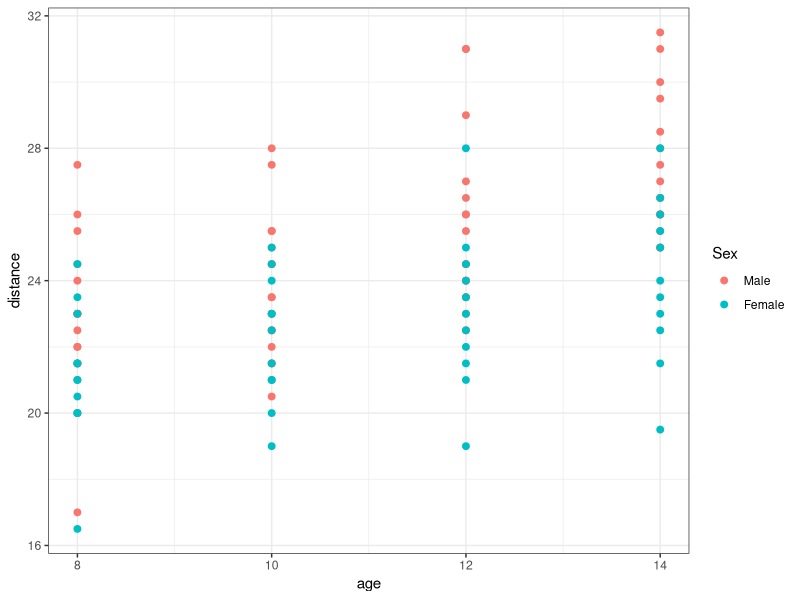
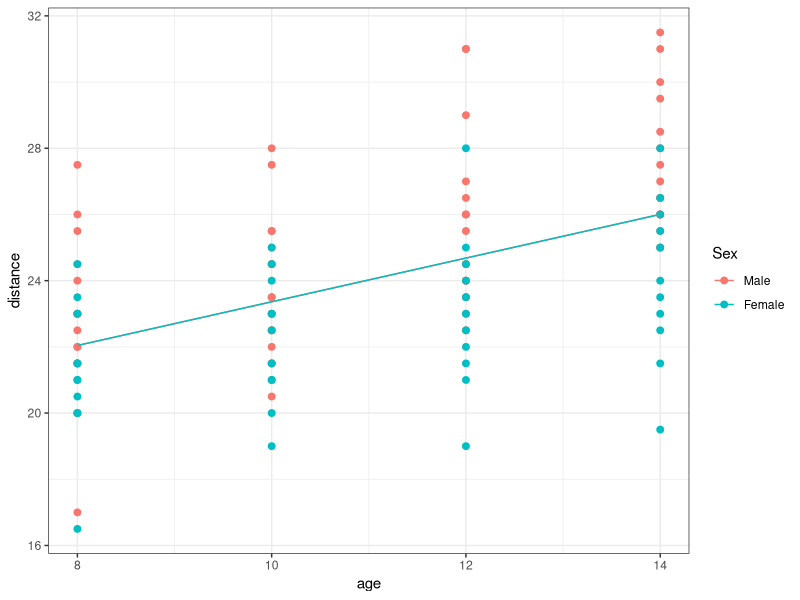
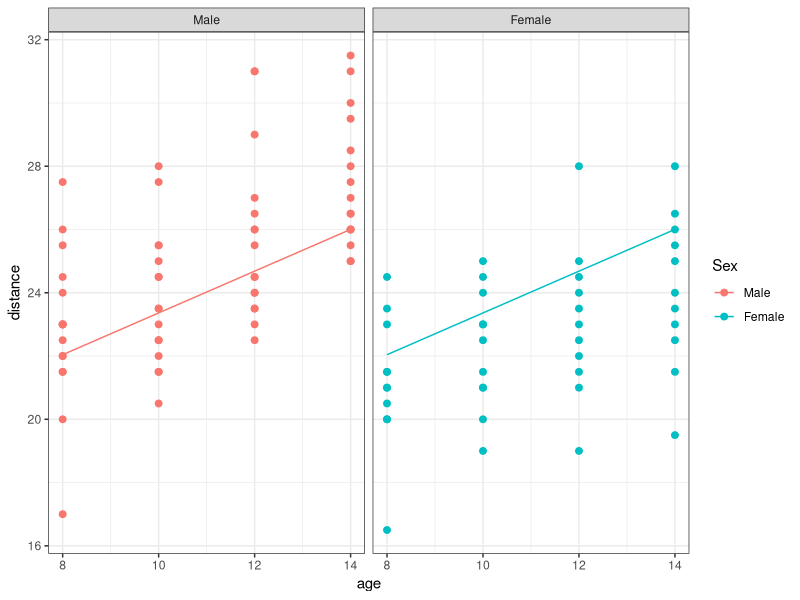
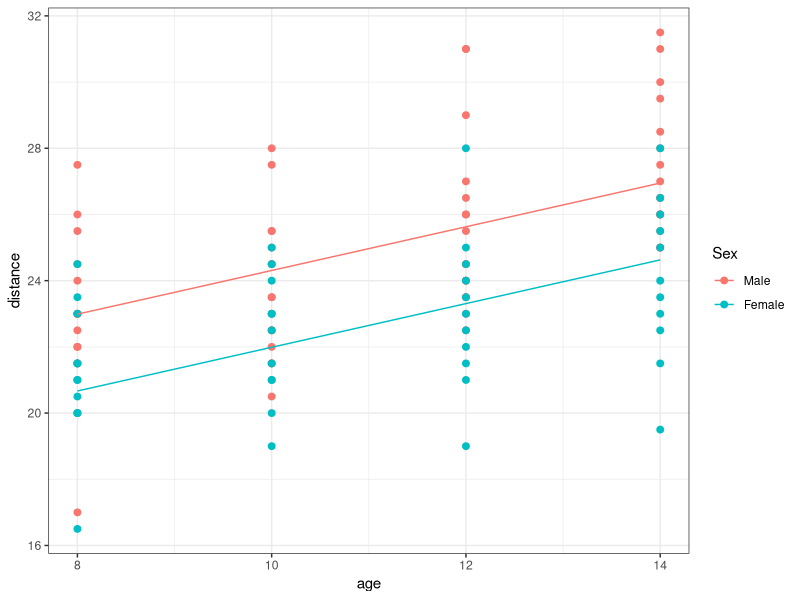
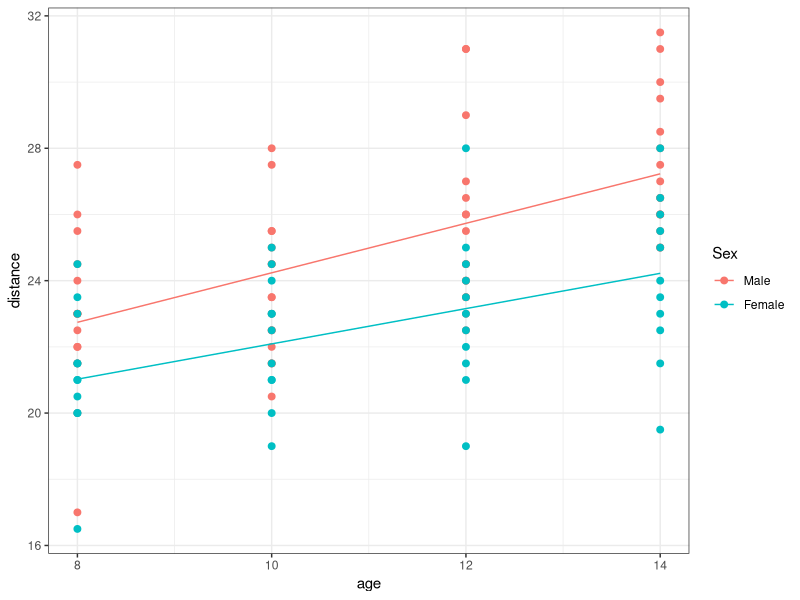
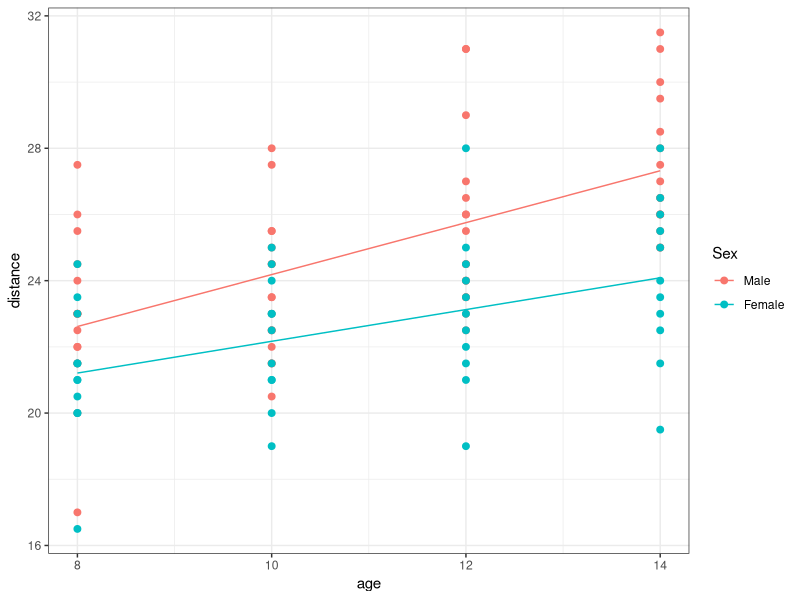
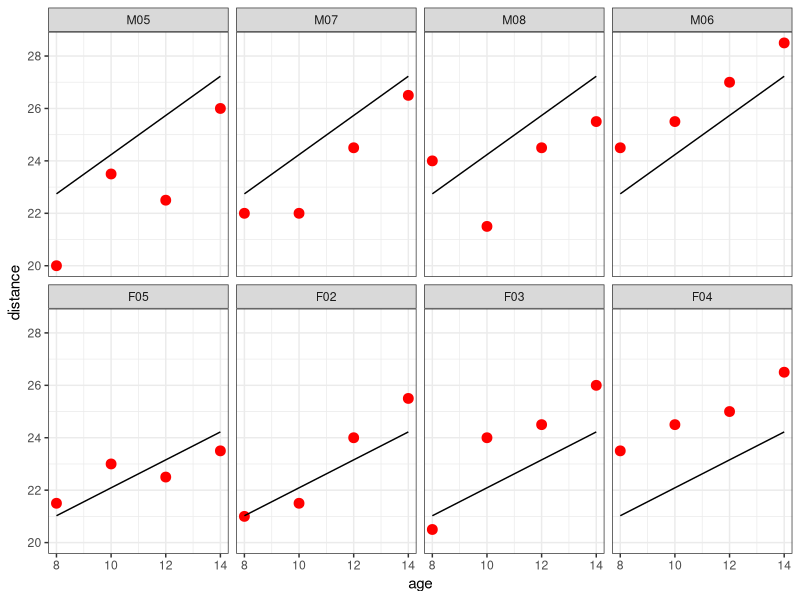
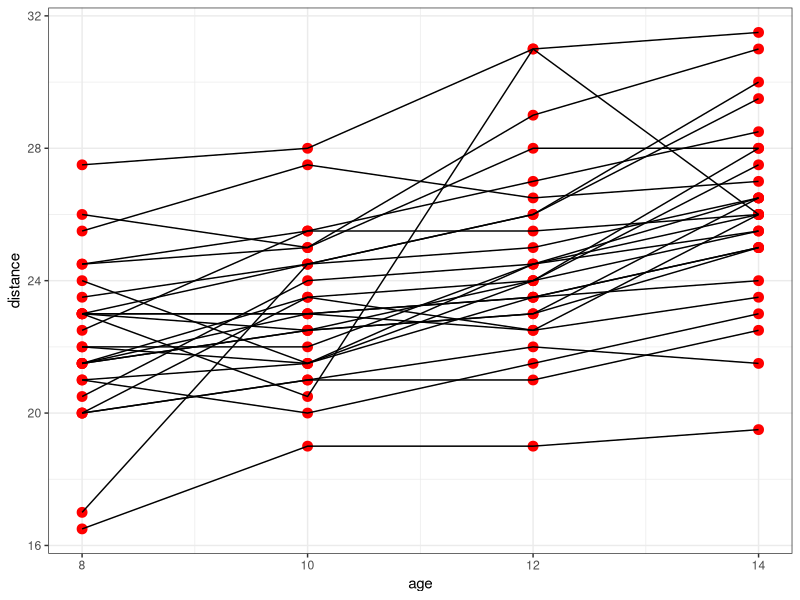

Write R code to recreate these figures, in order.
## ---- chunk 1
library(tidyverse)
library(lattice)
library(lme4)
library(nlme)
theme_set(theme_bw())
## ---- chunk 2
data("Orthodont", package = "nlme")
Orthodont %>% rmarkdown::paged_table()
## ---- chunk 3
#| code-fold: true
orthodont_plot <- Orthodont %>% 
  ggplot() + aes(x = age, y = distance, color = Sex) + geom_point(size = 2)
orthodont_plot
## ---- chunk 4
lm1 <- lm(distance~age, data=Orthodont)
summary(lm1)
## ---- chunk 5
#| code-fold: true
orthodont_plot + geom_line(aes(x = age, y = predict(lm1)))
## ---- chunk 6
#| code-fold: true
orthodont_plot + geom_line(aes(x = age, y = predict(lm1))) + facet_grid( ~ Sex )
## ---- chunk 7
lm2 <- lm(distance~age+Sex, data=Orthodont)
summary(lm2)
Orthodont$pred_lm2 <- predict(lm2)
## ---- chunk 8
#| code-fold: true
orthodont_plot +   
  geom_line(aes(x = age, y = predict(lm2)))
## ---- chunk 9
lm3 <- lm(distance~age:Sex , data=Orthodont)
summary(lm3)
Orthodont$pred_lm3 <- predict(lm3)
## ---- chunk 10
#| code-fold: true
orthodont_plot + geom_line(aes(x = age, y = predict(lm3)))
## ---- chunk 11
lm4 <- lm(distance ~ age:Sex + Sex, data = Orthodont)
summary(lm4)
Orthodont$pred_lm4 <- predict(lm4)
## ---- chunk 12
#| code-fold: true
orthodont_plot + geom_line(aes(x = age, y = predict(lm4)))
## ---- chunk 13
C <- crossprod(model.matrix(lm4))
C / sqrt(outer(diag(C), diag(C)))
## ---- chunk 14
summary(lm(distance ~ age , data = subset(Orthodont, Sex == "Male")))
## ---- chunk 15
lm4b <- lm(distance~age*Sex, data=Orthodont)
summary(lm4b)
## ---- chunk 16
cbind(head(predict(lm4)), head(predict(lm4b)))
## ---- chunk 17
BIC(lm1,lm2,lm3, lm4)
## ---- chunk 18
#| code-fold: true
selected <- c(paste0("M0",5:8),paste0("F0",2:5))
Orthodont_selected <- filter(Orthodont, Subject %in% selected)
Orthodont_selected %>% 
  ggplot() + geom_point(aes(x = age,y = distance), color="red", size=3) + 
  geom_line(aes(x = age, y = predict(lm3, newdata=Orthodont_selected))) + facet_wrap(~Subject, nrow=2) 
## ---- chunk 19
#| code-fold: true
ggplot(data = Orthodont) + geom_point(aes(x = age, y=distance), color="red", size=3)  + 
  geom_line(aes(x=age,y=distance,group=Subject)) # +  facet_grid(~Sex) 
## ---- chunk 20
lmem <- lmer(distance ~ age + (age|Subject), data = Orthodont) 
summary(lmem)
## ---- chunk 21
psi.pop <- fixef(lmem)
## ---- chunk 22
Omega <- VarCorr(lmem)$Subject[,]
## ---- chunk 23
sigma2 <- sigma(lmem)^2
## ---- chunk 24
coef(lmem)$Subject[selected, ]
## ---- chunk 25
Orthodont_i <- filter(Orthodont, Subject=="M05")
y_i <- Orthodont_i$distance
A_i <- cbind(1, Orthodont_i$age)
i_O <- solve(Omega)
Gamma_i <- solve(crossprod(A_i) /sigma2 + i_O)
mu_i <- Gamma_i %*% ( crossprod(A_i, y_i) /sigma2 + i_O %*% fixef(lmem))
mu_i
## ---- chunk 26
#| code-fold: true
Orthodont$pred_lmem <- fitted(lmem)
Orthodont %>% filter(Subject %in% selected) %>% 
  ggplot() + geom_point(aes(x = age, y = distance), color="red", size=3) + 
  geom_line(aes(x = age, y = pred_lmem)) + facet_wrap(~ Subject, ncol=4) 
## ---- chunk 27
filter(Orthodont, Subject == "M05")
## ---- chunk 28
mu_i[1] + mu_i[2]*c(8,10,12,14)
## ---- chunk 29
lmer(distance ~ age + (age|Subject), data = Orthodont, REML = FALSE) 
## ---- chunk 30
lmer(distance ~ age + (age || Subject), data = Orthodont) 
## ---- chunk 31
lmer(distance ~ age + (1|  Subject), data = Orthodont) 
## ---- chunk 32
lmer(distance ~ Sex + age:Sex + (1 | Subject), data = Orthodont) 
## ---- chunk 33
lmer(distance ~ age:Sex  + (0 + age | Subject), data = Orthodont) 
## ---- chunk 34
lmer(distance ~ age + (-1 + Sex|Subject), data = Orthodont)
## ---- chunk 35
m1  <- lm(distance ~ age , data=Orthodont) 
m2  <- lm(distance ~ Sex + age , data=Orthodont) 
m3  <- lm(distance ~ 1 + age:Sex , data=Orthodont) 
m4  <- lm(distance ~ Sex + age:Sex , data=Orthodont) 
m5  <- lmer(distance ~ age + (1|Subject) , data=Orthodont) 
m6  <- lmer(distance ~ Sex + age + (1|Subject) , data=Orthodont) 
m7  <- lmer(distance ~ 1 + age:Sex + (1|Subject) , data=Orthodont) 
m8  <- lmer(distance ~ Sex + age:Sex + (1|Subject) , data=Orthodont) 
m9  <- lmer(distance ~ age + (-1+age|Subject) , data=Orthodont) 
m10 <- lmer(distance ~ Sex + age + (-1+age|Subject) , data=Orthodont) 
m11 <- lmer(distance ~ 1 + age:Sex + (-1+age|Subject) , data=Orthodont) 
m12 <- lmer(distance ~ Sex + age:Sex + (-1+age|Subject) , data=Orthodont) 
m13 <- lmer(distance ~ age + (age|Subject) , data=Orthodont) 
m14 <- lmer(distance ~ Sex + age + (age|Subject) , data=Orthodont) 
m15 <- lmer(distance ~ 1 + age:Sex + (age|Subject) , data=Orthodont) 
m16 <- lmer(distance ~ Sex + age:Sex + (age|Subject) , data=Orthodont) 
## ---- chunk 36
BIC(m1,m2,m3,m4,m5,m6,m7,m8,m9,m10,m11,m12,m13,m14,m15,m16)
## ---- chunk 37
Orthodont$pred_final <- fitted(m7)
Orthodont %>% 
  ggplot() + geom_point(aes(x = age, y = distance), color="red", size=2) + 
  geom_line(aes(x = age, y = pred_final)) + facet_wrap(~Subject, ncol=5) 
## ---- chunk 38
confint(m7)
## ---- chunk 39
confint(m7, method="boot")
## ---- chunk 40
dotplot(ranef(m7, condVar=TRUE), strip=FALSE)
## ---- chunk 41
data(Rail, package = "nlme")
Rail$Rail <- factor(Rail$Rail, level = unique(Rail$Rail), ordered = FALSE)
## ---- chunk 42
lm.rail <- lm(travel ~ 0 + Rail, data = Rail)
## ---- chunk 43
coef(lm.rail)
## ---- chunk 44
Rail %>% group_by(Rail) %>%  summarize(mean = mean(travel))
## ---- chunk 45
lme.rail <- lmer(travel ~ 1 + (1 | Rail), data = Rail)
## ---- chunk 46
mean(Rail$travel)
## ---- chunk 47
coef(lme.rail)
## ---- chunk 48
ni <- 3
omega2_hat <- VarCorr(lme.rail)$Rail[1]
sigma2_hat <- attr(VarCorr(lme.rail)[],"sc")^2
mu_hat <- fixed.effects(lme.rail)
yi_hat <- 
  Rail %>% group_by(Rail) %>% summarize(mean_rail = mean(travel)) %>% 
  add_column(mean_pop = fixef(lme.rail))
yi_hat <- 
  yi_hat %>% mutate(
    map = ni*omega2_hat/(ni*omega2_hat+sigma2_hat)*mean_rail + sigma2_hat/(ni*omega2_hat+sigma2_hat)*mu_hat    
  )
yi_hat
## ---- chunk 49
ranef(lme.rail)
## ---- chunk 50
data(ergoStool)
# define "Subject" as a factor with unorderedlevels
ergoStool$Subject <- factor(unclass(ergoStool$Subject))
head(ergoStool)
xtabs(~ Type + Subject, ergoStool)
## ---- chunk 51
lme.ergo1 <- lmer(effort ~ Type + (1 | Subject), data = ergoStool)
## ---- chunk 52
lme.ergo2 <- lmer(effort ~ Subject + (1 | Type) , data = ergoStool)
## ---- chunk 53
lme.ergo3 <- lmer(effort ~ (1|Subject) + (1|Type) , data = ergoStool)
## ---- chunk 54
lm.ergo <- lm(effort ~ Type , data = ergoStool)
cat("Residual standard error: ",summary(lm.ergo)$sigma)
## ---- chunk 55
BIC(lm.ergo, lme.ergo1, lme.ergo2, lme.ergo3)
## ---- chunk 56
data(Machines)
Machines$Worker <- factor(Machines$Worker, levels=unique(Machines$Worker))
Machines %>% rmarkdown::paged_table()
xtabs(~ Machine + Worker, Machines)
## ---- chunk 57
lme.machine1 <- lmer(score ~ Machine + (1|Worker), data = Machines)
## ---- chunk 58
lme.machine2 <- lmer(score ~ Machine +  (1|Worker) + (1|Worker:Machine), data = Machines)
## ---- chunk 59
lme.machine3 <- lmer(score ~ (1|Machine) + (1|Worker), data = Machines)
## ---- chunk 60
lme.machine4 <- lmer(score ~ (1|Machine) + (1|Worker) + (1|Worker:Machine), data = Machines)
## ---- chunk 61
BIC(lme.machine1, lme.machine2, lme.machine3, lme.machine4)
